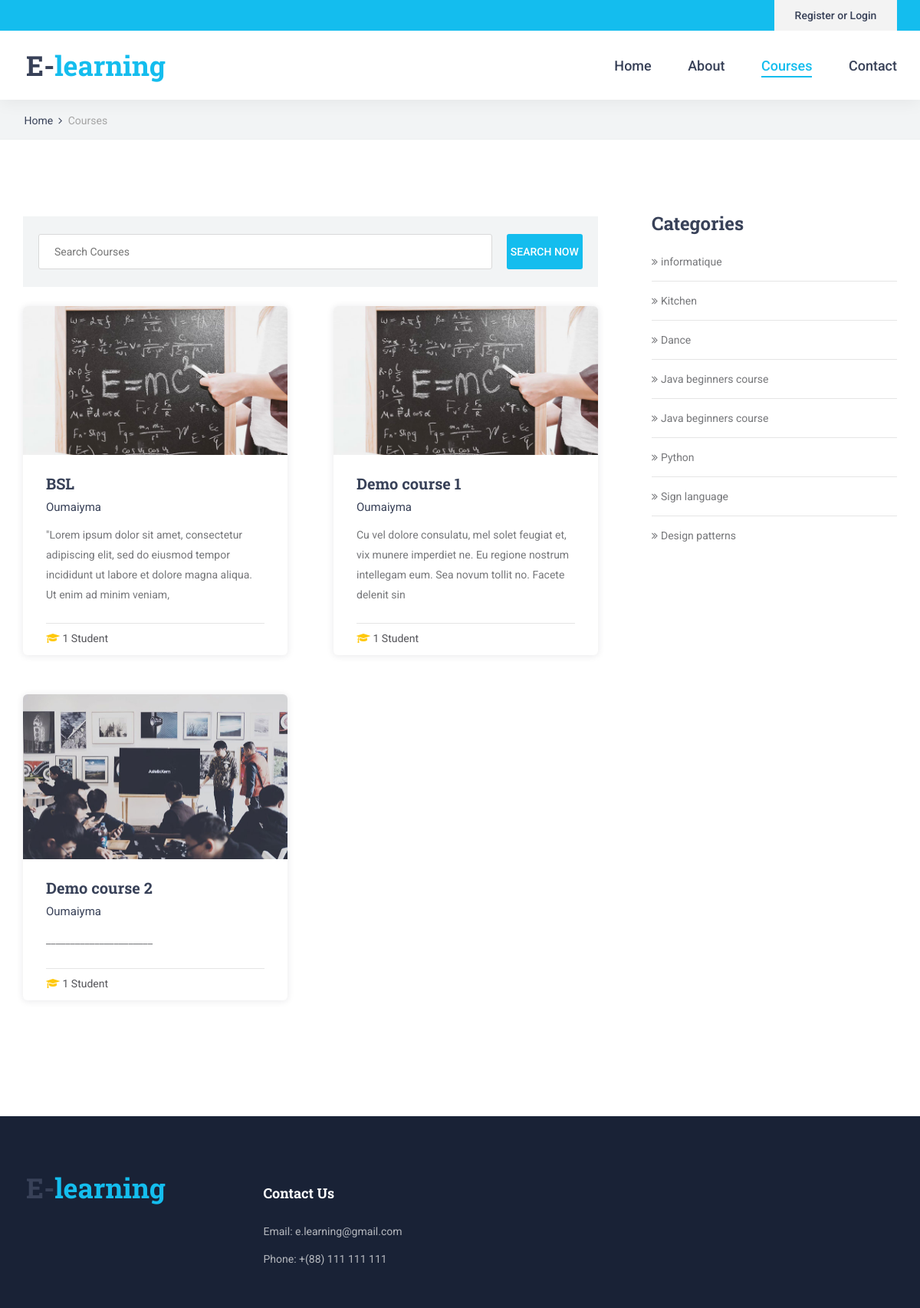
Page /Student/course/course_list.php on the committed database.
### tables this page shows
CREATE TABLE `course` (
  `id_course` int(15) NOT NULL,
  `name` varchar(60) NOT NULL,
  `description` varchar(50000) NOT NULL,
  `syllabus` mediumtext NOT NULL,
  `id_prof` int(15) NOT NULL,
  `image_course` varchar(100) NOT NULL,
  `id_category` int(11) NOT NULL,
  `active` tinyint(1) NOT NULL DEFAULT '1',
  `lunched` tinyint(1) NOT NULL DEFAULT '0',
  `release_date` date NOT NULL
);

CREATE TABLE `account` (
  `id_account` int(15) NOT NULL,
  `full_name` varchar(30) DEFAULT NULL,
  `email` varchar(35) DEFAULT NULL,
  `password` varchar(11) NOT NULL,
  `date` date NOT NULL,
  `type` varchar(11) NOT NULL,
  `active` tinyint(1) NOT NULL
);

CREATE TABLE `category` (
  `id_category` int(11) NOT NULL,
  `label_category` varchar(100) NOT NULL,
  `description` varchar(200) DEFAULT NULL,
  `active` tinyint(1) NOT NULL DEFAULT '1'
);

### Student/course/course_list.php (the view, shortened to what this page needs)
<?php
    include_once("../../Database/db_connection.php");
    $connected = "";
    if(isset($_GET["id"])){
        $search_word = "";
        $id = $_GET['id'];
    	$sql = "SELECT * FROM course  WHERE id_category= $id";
    }
    else if(isset($_GET["btn_search"])){
    	$search_word = $_GET['search'];
    	$sql = "SELECT * FROM course  WHERE name like '%$search_word%'";
    }
    else{
    	$search_word = "";
    	$sql = "SELECT * FROM course";
    }
    $result = $conn->query($sql);
    $sql_category 	 = "SELECT * FROM category";
    $result_category = $conn->query($sql_category);
?>
<!DOCTYPE html>
<html lang="en">
<head>
    <link rel="stylesheet" type="text/css" href="../styles/bootstrap4/bootstrap.min.css">
    <link href="../plugins/font-awesome-4.7.0/css/font-awesome.min.css" rel="stylesheet" type="text/css">
    <link href="../plugins/colorbox/colorbox.css" rel="stylesheet" type="text/css">
    <link rel="stylesheet" type="text/css" href="../plugins/OwlCarousel2-2.2.1/owl.carousel.css">
    <link rel="stylesheet" type="text/css" href="../plugins/OwlCarousel2-2.2.1/owl.theme.default.css">
    <link rel="stylesheet" type="text/css" href="../plugins/OwlCarousel2-2.2.1/animate.css">
    <link rel="stylesheet" type="text/css" href="../styles/courses.css">
    <link rel="stylesheet" type="text/css" href="../styles/courses_responsive.css">
</head>
<body>
    <div class="super_container">
        <header class="header">
            <div class="top_bar">
                <div class="top_bar_container">
                    <div class="container">
                        <div class="row">
                            <div class="col">
                                <div class="top_bar_content d-flex flex-row align-items-center justify-content-start">
                                <?php
                                    if($connected == "connected"){
                                        echo '
                                        <div class="top_bar_login ml-auto">
                                        <div  class="login_button"><a href="../signup/logout.php">Logout</a></div>
                                        ';
                                    }else{
                                        echo '
                                        <div class="top_bar_login ml-auto">
                                        <div  class="login_button"><a href="../signup/sign_up.php">Register or Login</a></div>
                                        ';
                                    }
                                    ?>
                                </div>
                            </div>
                        </div>
                    </div>
                </div>
            </div>
            <div class="header_container">
                <div class="container">
                    <div class="row">
                        <div class="col">
                            <div class="header_content d-flex flex-row align-items-center justify-content-start">
                                <div class="logo_container">
                                    <a href="#">
                                        <div class="logo_text">E-<span>learning</span></div>
                                    </a>
                                </div>
                                <nav class="main_nav_contaner ml-auto">
                                    <ul class="main_nav">
                                        <li><a href="../index.php">Home</a></li>
                                        <li><a href="../general/about.php">About</a></li>
                                        <li class="active"><a href="course_list.php">Courses</a></li>
                                        <li><a href="../general/contact.php">Contact</a></li>
                                    </ul>
                                </nav>
                            </div>
                        </div>
                    </div>
                </div>
            </div>
        </header>
        <div class="home">
            <div class="breadcrumbs_container">
                <div class="container">
                    <div class="row">
                        <div class="col">
                            <div class="breadcrumbs">
                                <ul>
                                    <li><a href="index.html">Home</a></li>
                                    <li>Courses</li>
                                </ul>
                            </div>
                        </div>
                    </div>
                </div>
            </div>
        </div>
        <div class="courses">
            <div class="container">
                <div class="row">
                    <div class="col-lg-8">
                        <div class="courses_search_container">
                            <form action="course_list.php" method="GET" id="courses_search_form" class="courses_search_form d-flex flex-row align-items-center justify-content-start">
                                <input type="search" name="search" value="<?php echo $search_word ?>" class="courses_search_input col-10" placeholder="Search Courses" >
                                <button action="submit" name="btn_search" class="courses_search_button ml-auto">search now</button>
                            </form>
                        </div>
                        <div class="courses_container">
                            <div class="row courses_row">
                                <?php
                                        while($row = $result->fetch_assoc()){
                                            $id_course = $row["id_course"];
                                            $image_course = $row["image_course"];
                                            echo '
                                            <div class="col-lg-6 course_col">
                                            <div class="course">
                                            <div class="course_image"><img src="../../Admin/images/'.$image_course.'" alt=""></div>
                                            <div class="course_body">
                                                <h3 class="course_title"><a href="course.php?id='.$id_course.'">'.$row["name"].'</a></h3>';
                                            $id_prof = $row["id_prof"];
                                            $prof = mysqli_query($conn, "SELECT * from account where id_account = $id_prof");
                                            $row_account = mysqli_fetch_array($prof);
                                            $student_sql = "SELECT count(*) as count FROM `course_student` WHERE id_course = '$id_course'";
                                            $student_result = mysqli_query($conn, $student_sql);
                                            $student_row = mysqli_fetch_assoc($student_result);
                                            $student_number = $student_row['count'];
                                            echo '
                                                <div class="course_teacher">'.$row_account["full_name"].'</div>
                                                <div class="course_text">
                                                    <p>'.substr($row["description"], 0, 150).'</p>
                                                </div>
                                            </div>
                                            <div class="course_footer">
                                                <div class="course_footer_content d-flex flex-row align-items-center justify-content-start">
                                                    <div class="course_info">
                                                        <i class="fa fa-graduation-cap" aria-hidden="true"></i>
                                                        <span>'.$student_number.' Student</span>
                                                    </div>
                                                </div>
                                            </div>
                                        </div>
                                        </div>
                                            ';
                                        }
                                ?>
                            </div>
                        </div>
                    </div>
                    <div class="col-lg-4">
                        <div class="sidebar">
                            <div class="sidebar_section">
                                <div class="sidebar_section_title">Categories</div>
                                <div class="sidebar_categories">
                                    <ul>
                                    <?php
                                        while($row = $result_category->fetch_assoc()) {
                                            $id_cat  = $row["id_category"];
                                            $label_cat = $row["label_category"];
                                    ?>
                                        <li><a href="course_list.php?id=<?php echo $id_cat ?>"><?php echo $label_cat ?></a></li>
                                        <?php } ?>
                                    </ul>
                                </div>
                            </div>
                        </div>
                    </div>
                </div>
            </div>
        </div>
    </div>
</body>
</html>

### rows in the picture
course: image_course (picture), name "BSL", account.full_name "Oumaiyma", description "\"Lorem ipsum dolor sit amet, consectetur adipiscing elit, sed do eiusmod tempor incididunt ut labore et dolore magna aliqua. Ut enim ad minim veniam,", student_number "1"
course: image_course (picture), name "Demo course 1", account.full_name "Oumaiyma", description "Cu vel dolore consulatu, mel solet feugiat et, vix munere imperdiet ne. Eu regione nostrum intellegam eum. Sea novum tollit no. Facete delenit sin", student_number "1"
course: image_course (picture), name "Demo course 2", account.full_name "Oumaiyma", description "______________________", student_number "1"
category: label_category "informatique"
category: label_category "Kitchen"
category: label_category "Dance"
category: label_category "Java beginners course"
category: label_category "Java beginners course"
category: label_category "Python"
category: label_category "Sign language"
category: label_category "Design patterns"
